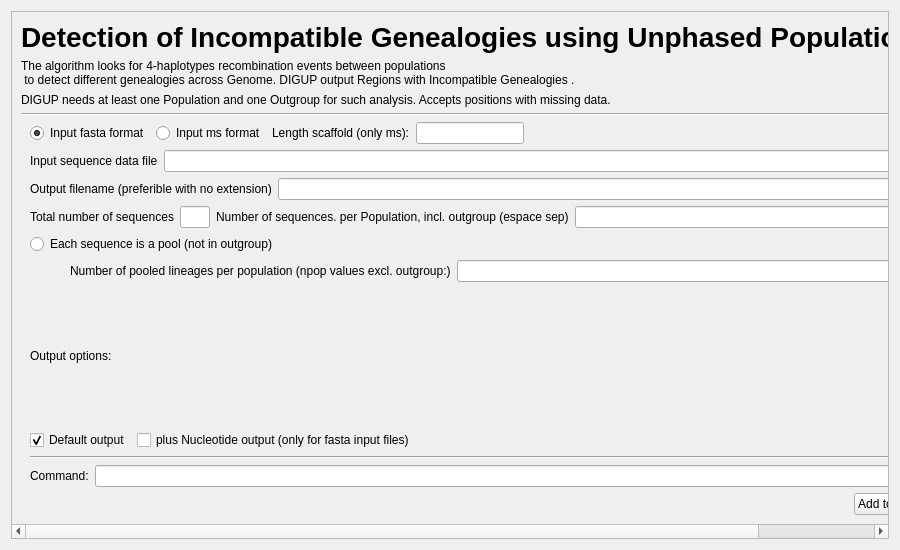
<?xml version="1.0" encoding="UTF-8"?>
<ui version="4.0">
 <class>Dialog</class>
 <widget class="QDialog" name="Dialog">
  <property name="geometry">
   <rect>
    <x>0</x>
    <y>0</y>
    <width>900</width>
    <height>550</height>
   </rect>
  </property>
  <property name="sizePolicy">
   <sizepolicy hsizetype="Preferred" vsizetype="Fixed">
    <horstretch>0</horstretch>
    <verstretch>0</verstretch>
   </sizepolicy>
  </property>
  <property name="minimumSize">
   <size>
    <width>900</width>
    <height>550</height>
   </size>
  </property>
  <property name="maximumSize">
   <size>
    <width>16777215</width>
    <height>550</height>
   </size>
  </property>
  <property name="windowTitle">
   <string>Dialog</string>
  </property>
  <layout class="QGridLayout" name="gridLayout">
   <item row="0" column="0">
    <widget class="QScrollArea" name="scrollArea">
     <property name="sizePolicy">
      <sizepolicy hsizetype="Preferred" vsizetype="Preferred">
       <horstretch>0</horstretch>
       <verstretch>0</verstretch>
      </sizepolicy>
     </property>
     <property name="font">
      <font>
       <weight>50</weight>
       <italic>false</italic>
       <bold>false</bold>
       <underline>false</underline>
       <strikeout>false</strikeout>
       <kerning>true</kerning>
      </font>
     </property>
     <property name="lineWidth">
      <number>0</number>
     </property>
     <property name="widgetResizable">
      <bool>true</bool>
     </property>
     <widget class="QWidget" name="scrollAreaWidgetContents">
      <property name="geometry">
       <rect>
        <x>0</x>
        <y>0</y>
        <width>874</width>
        <height>528</height>
       </rect>
      </property>
      <layout class="QGridLayout" name="gridLayout_2">
       <item row="1" column="0">
        <widget class="Line" name="line">
         <property name="orientation">
          <enum>Qt::Horizontal</enum>
         </property>
        </widget>
       </item>
       <item row="0" column="0">
        <layout class="QHBoxLayout" name="horizontalLayout_15">
         <property name="sizeConstraint">
          <enum>QLayout::SetFixedSize</enum>
         </property>
         <property name="topMargin">
          <number>0</number>
         </property>
         <property name="rightMargin">
          <number>10</number>
         </property>
         <item>
          <layout class="QHBoxLayout" name="horizontalLayout_16">
           <property name="rightMargin">
            <number>10</number>
           </property>
           <item>
            <layout class="QVBoxLayout" name="verticalLayout_22">
             <property name="sizeConstraint">
              <enum>QLayout::SetFixedSize</enum>
             </property>
             <property name="bottomMargin">
              <number>0</number>
             </property>
             <item>
              <layout class="QVBoxLayout" name="verticalLayout_23">
               <item>
                <widget class="QLabel" name="label_8">
                 <property name="font">
                  <font>
                   <pointsize>21</pointsize>
                   <weight>75</weight>
                   <bold>true</bold>
                  </font>
                 </property>
                 <property name="text">
                  <string>Detection of Incompatible Genealogies using Unphased Population Data</string>
                 </property>
                </widget>
               </item>
              </layout>
             </item>
             <item>
              <layout class="QVBoxLayout" name="verticalLayout_24">
               <item>
                <widget class="QLabel" name="label_9">
                 <property name="font">
                  <font>
                   <kerning>true</kerning>
                  </font>
                 </property>
                 <property name="text">
                  <string>The algorithm looks for 4-haplotypes recombination events between populations
 to detect different genealogies across Genome. DIGUP output Regions with Incompatible Genealogies . </string>
                 </property>
                </widget>
               </item>
              </layout>
             </item>
             <item>
              <layout class="QVBoxLayout" name="verticalLayout_25">
               <item>
                <widget class="QLabel" name="label_10">
                 <property name="text">
                  <string>DIGUP needs at least one Population and one Outgroup for such analysis. Accepts positions with missing data.</string>
                 </property>
                </widget>
               </item>
              </layout>
             </item>
            </layout>
           </item>
          </layout>
         </item>
         <item>
          <widget class="QLabel" name="logo_4">
           <property name="sizePolicy">
            <sizepolicy hsizetype="Preferred" vsizetype="Fixed">
             <horstretch>0</horstretch>
             <verstretch>0</verstretch>
            </sizepolicy>
           </property>
           <property name="maximumSize">
            <size>
             <width>81</width>
             <height>81</height>
            </size>
           </property>
           <property name="text">
            <string/>
           </property>
           <property name="pixmap">
            <pixmap resource="icon_SPiGA.qrc">:/logo/SPiGA_icon.png</pixmap>
           </property>
           <property name="scaledContents">
            <bool>true</bool>
           </property>
          </widget>
         </item>
        </layout>
       </item>
       <item row="2" column="0">
        <widget class="QFrame" name="frameWeight">
         <property name="frameShape">
          <enum>QFrame::NoFrame</enum>
         </property>
         <property name="frameShadow">
          <enum>QFrame::Raised</enum>
         </property>
         <layout class="QVBoxLayout" name="verticalLayout_8">
          <property name="topMargin">
           <number>0</number>
          </property>
          <property name="rightMargin">
           <number>12</number>
          </property>
          <property name="bottomMargin">
           <number>0</number>
          </property>
          <item>
           <layout class="QHBoxLayout" name="horizontalLayout">
            <property name="bottomMargin">
             <number>0</number>
            </property>
            <item>
             <widget class="QRadioButton" name="radioButton_fasta">
              <property name="text">
               <string>Input fasta format</string>
              </property>
              <property name="checked">
               <bool>true</bool>
              </property>
              <attribute name="buttonGroup">
               <string notr="true">buttonGroup</string>
              </attribute>
             </widget>
            </item>
            <item>
             <widget class="QRadioButton" name="radioButton_ms">
              <property name="text">
               <string>Input ms format</string>
              </property>
              <attribute name="buttonGroup">
               <string notr="true">buttonGroup</string>
              </attribute>
             </widget>
            </item>
            <item>
             <widget class="QLabel" name="label_3">
              <property name="text">
               <string>Length scaffold (only ms):</string>
              </property>
             </widget>
            </item>
            <item>
             <widget class="QLineEdit" name="lineEdit_len_ms">
              <property name="sizePolicy">
               <sizepolicy hsizetype="Fixed" vsizetype="Fixed">
                <horstretch>0</horstretch>
                <verstretch>0</verstretch>
               </sizepolicy>
              </property>
             </widget>
            </item>
            <item>
             <spacer name="horizontalSpacer_3">
              <property name="orientation">
               <enum>Qt::Horizontal</enum>
              </property>
              <property name="sizeHint" stdset="0">
               <size>
                <width>40</width>
                <height>20</height>
               </size>
              </property>
             </spacer>
            </item>
           </layout>
          </item>
          <item>
           <layout class="QHBoxLayout" name="horizontalLayout_input_option_i" stretch="0,0,0">
            <property name="spacing">
             <number>6</number>
            </property>
            <item>
             <widget class="QLabel" name="labelInput_sequence">
              <property name="text">
               <string>Input sequence data file</string>
              </property>
             </widget>
            </item>
            <item>
             <widget class="QLineEdit" name="lineInput_sequece"/>
            </item>
            <item>
             <widget class="QPushButton" name="openInput_sequence">
              <property name="text">
               <string>Browse</string>
              </property>
              <property name="autoDefault">
               <bool>true</bool>
              </property>
             </widget>
            </item>
           </layout>
          </item>
          <item>
           <layout class="QHBoxLayout" name="horizontalLayout_input_option_i_2" stretch="0,0,0">
            <property name="spacing">
             <number>6</number>
            </property>
            <item>
             <widget class="QLabel" name="labelInput_output">
              <property name="text">
               <string>Output filename (preferible with no extension)</string>
              </property>
             </widget>
            </item>
            <item>
             <widget class="QLineEdit" name="lineInput_output"/>
            </item>
            <item>
             <widget class="QPushButton" name="openInput_output">
              <property name="text">
               <string>Browse</string>
              </property>
              <property name="autoDefault">
               <bool>true</bool>
              </property>
             </widget>
            </item>
           </layout>
          </item>
          <item>
           <layout class="QHBoxLayout" name="horizontalLayout_3">
            <property name="rightMargin">
             <number>0</number>
            </property>
            <property name="bottomMargin">
             <number>0</number>
            </property>
            <item>
             <layout class="QHBoxLayout" name="horizontalLayout_62">
              <item>
               <widget class="QLabel" name="label_npop">
                <property name="text">
                 <string>Total number of sequences</string>
                </property>
               </widget>
              </item>
              <item>
               <widget class="QLineEdit" name="linenseqs">
                <property name="sizePolicy">
                 <sizepolicy hsizetype="Fixed" vsizetype="Fixed">
                  <horstretch>0</horstretch>
                  <verstretch>0</verstretch>
                 </sizepolicy>
                </property>
                <property name="maximumSize">
                 <size>
                  <width>30</width>
                  <height>16777215</height>
                 </size>
                </property>
               </widget>
              </item>
             </layout>
            </item>
            <item>
             <layout class="QHBoxLayout" name="horizontalLayout_64">
              <item>
               <widget class="QLabel" name="label_43">
                <property name="text">
                 <string>Number of sequences. per Population, incl. outgroup (espace sep)</string>
                </property>
               </widget>
              </item>
              <item>
               <widget class="QLineEdit" name="linenseqspop"/>
              </item>
              <item>
               <layout class="QHBoxLayout" name="horizontalLayout_65"/>
              </item>
             </layout>
            </item>
           </layout>
          </item>
          <item>
           <layout class="QHBoxLayout" name="horizontalLayout_5">
            <property name="bottomMargin">
             <number>0</number>
            </property>
            <item>
             <widget class="QRadioButton" name="radioButton_pool">
              <property name="sizePolicy">
               <sizepolicy hsizetype="Fixed" vsizetype="Fixed">
                <horstretch>0</horstretch>
                <verstretch>0</verstretch>
               </sizepolicy>
              </property>
              <property name="text">
               <string>Each sequence is a pool (not in outgroup)</string>
              </property>
             </widget>
            </item>
            <item>
             <spacer name="horizontalSpacer_5">
              <property name="orientation">
               <enum>Qt::Horizontal</enum>
              </property>
              <property name="sizeHint" stdset="0">
               <size>
                <width>40</width>
                <height>20</height>
               </size>
              </property>
             </spacer>
            </item>
           </layout>
          </item>
          <item>
           <layout class="QHBoxLayout" name="horizontalLayout_6">
            <property name="bottomMargin">
             <number>0</number>
            </property>
            <item>
             <spacer name="horizontalSpacer_4">
              <property name="orientation">
               <enum>Qt::Horizontal</enum>
              </property>
              <property name="sizeType">
               <enum>QSizePolicy::Fixed</enum>
              </property>
              <property name="sizeHint" stdset="0">
               <size>
                <width>40</width>
                <height>20</height>
               </size>
              </property>
             </spacer>
            </item>
            <item>
             <widget class="QLabel" name="label_4">
              <property name="text">
               <string>Number of pooled lineages per population (npop values excl. outgroup:)</string>
              </property>
             </widget>
            </item>
            <item>
             <widget class="QLineEdit" name="lineEdit_nseqspop_pool"/>
            </item>
           </layout>
          </item>
          <item>
           <widget class="QLabel" name="label_2">
            <property name="text">
             <string>Output options:</string>
            </property>
           </widget>
          </item>
          <item>
           <layout class="QHBoxLayout" name="horizontalLayout_4">
            <property name="bottomMargin">
             <number>0</number>
            </property>
            <item>
             <widget class="QCheckBox" name="checkBox_default_output">
              <property name="text">
               <string>Default output</string>
              </property>
              <property name="checked">
               <bool>true</bool>
              </property>
             </widget>
            </item>
            <item>
             <widget class="QCheckBox" name="checkBox_extended_output">
              <property name="text">
               <string>plus Nucleotide output (only for fasta input files)</string>
              </property>
             </widget>
            </item>
            <item>
             <spacer name="horizontalSpacer_2">
              <property name="orientation">
               <enum>Qt::Horizontal</enum>
              </property>
              <property name="sizeHint" stdset="0">
               <size>
                <width>40</width>
                <height>20</height>
               </size>
              </property>
             </spacer>
            </item>
           </layout>
          </item>
          <item>
           <widget class="Line" name="line_5">
            <property name="orientation">
             <enum>Qt::Horizontal</enum>
            </property>
           </widget>
          </item>
          <item>
           <layout class="QHBoxLayout" name="horizontalLayout_7">
            <property name="bottomMargin">
             <number>0</number>
            </property>
            <item>
             <layout class="QHBoxLayout" name="horizontalLayout_10">
              <property name="bottomMargin">
               <number>0</number>
              </property>
              <item>
               <widget class="QLabel" name="label">
                <property name="sizePolicy">
                 <sizepolicy hsizetype="Fixed" vsizetype="Preferred">
                  <horstretch>0</horstretch>
                  <verstretch>0</verstretch>
                 </sizepolicy>
                </property>
                <property name="text">
                 <string>Command:</string>
                </property>
               </widget>
              </item>
             </layout>
            </item>
            <item>
             <layout class="QHBoxLayout" name="horizontalLayout_11">
              <property name="rightMargin">
               <number>0</number>
              </property>
              <property name="bottomMargin">
               <number>0</number>
              </property>
              <item>
               <widget class="QLineEdit" name="lineEdit"/>
              </item>
             </layout>
            </item>
           </layout>
          </item>
          <item>
           <layout class="QHBoxLayout" name="horizontalLayout_2">
            <property name="rightMargin">
             <number>0</number>
            </property>
            <property name="bottomMargin">
             <number>0</number>
            </property>
            <item>
             <spacer name="horizontalSpacer">
              <property name="orientation">
               <enum>Qt::Horizontal</enum>
              </property>
              <property name="sizeHint" stdset="0">
               <size>
                <width>40</width>
                <height>20</height>
               </size>
              </property>
             </spacer>
            </item>
            <item>
             <widget class="QPushButton" name="Button_AddCommandWin">
              <property name="text">
               <string>Add to Command Window </string>
              </property>
             </widget>
            </item>
           </layout>
          </item>
         </layout>
        </widget>
       </item>
      </layout>
     </widget>
    </widget>
   </item>
  </layout>
 </widget>
 <tabstops>
  <tabstop>lineInput_sequece</tabstop>
  <tabstop>openInput_sequence</tabstop>
  <tabstop>Button_AddCommandWin</tabstop>
 </tabstops>
 <resources>
  <include location="icon_SPiGA.qrc"/>
 </resources>
 <connections/>
 <buttongroups>
  <buttongroup name="buttonGroup"/>
 </buttongroups>
</ui>
